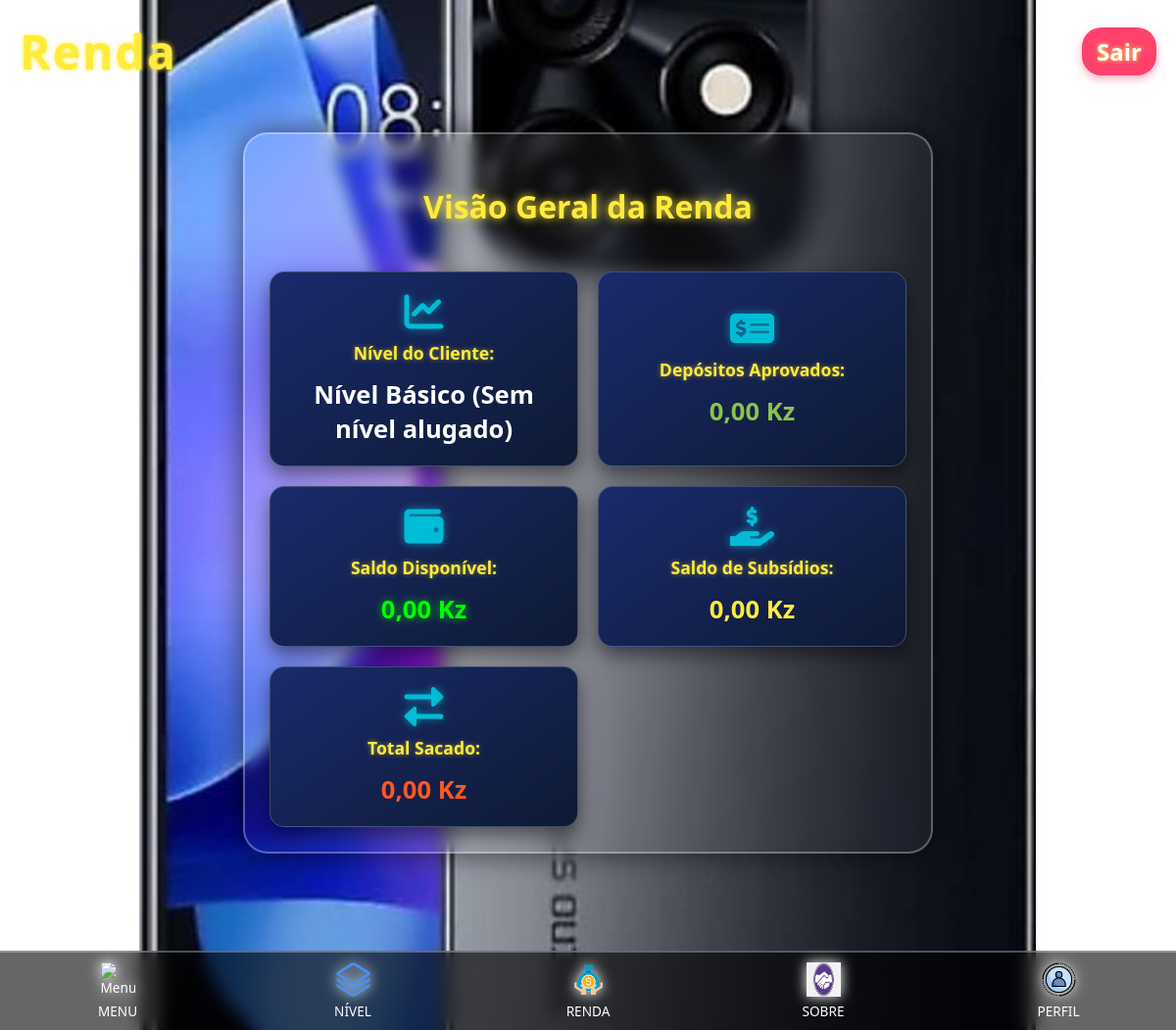
/renda/ (signed in), run on the app's committed database.
### plataforma/models.py (models this page shows, shortened)
class Usuario(AbstractBaseUser, PermissionsMixin):
    phone_number = models.CharField(max_length=15, unique=True, verbose_name="Número de Telefone")
    username = models.CharField(max_length=150, unique=True, blank=True, null=True, verbose_name="Nome de Usuário")
    invitation_code = models.CharField(max_length=10, unique=True, blank=True, null=True, verbose_name="Código de Convite")
    inviter = models.ForeignKey('self', on_delete=models.SET_NULL, null=True, blank=True, related_name='invited_users', verbose_name="Convidante")
    saldo = models.DecimalField(max_digits=10, decimal_places=2, default=0.00, verbose_name="Saldo Geral")
    saldo_disponivel = models.DecimalField(max_digits=10, decimal_places=2, default=0.00, verbose_name="Saldo Disponível para Saque")
    saldo_subsidio = models.DecimalField(max_digits=10, decimal_places=2, default=0.00, verbose_name="Saldo de Subsídios")
    total_sacado = models.DecimalField(max_digits=10, decimal_places=2, default=0.00, verbose_name="Total Sacado")
    is_active = models.BooleanField(default=True)
    is_staff = models.BooleanField(default=False)
    date_joined = models.DateTimeField(default=timezone.now)
    can_spin_roulette = models.BooleanField(default=False, verbose_name="Pode Abrir Prêmio")
    spins_remaining = models.IntegerField(default=0, verbose_name="Prêmios Restantes para Abrir")
    last_spin_reset = models.DateTimeField(null=True, blank=True, verbose_name="Último Reset de Prêmios")
    objects = UsuarioManager()
    USERNAME_FIELD = 'phone_number'
    REQUIRED_FIELDS = []
    class Meta:
        verbose_name = "Usuário"
        verbose_name_plural = "Usuários"

### plataforma/views.py (the view)
# urls.py: path('renda/', views.renda_view, name='renda'),
@login_required
def renda_view(request):
    usuario = request.user
    niveis_alugados = NivelAlugado.objects.filter(usuario=usuario, is_active=True).order_by('-data_inicio')
    if niveis_alugados.exists():
        nivel_cliente = niveis_alugados.first().nivel.nome_nivel
    else:
        nivel_cliente = "Nível Básico (Sem nível alugado)"
    depositos_aprovados_sum = Deposito.objects.filter(usuario=usuario, status='Aprovado').aggregate(models.Sum('valor'))['valor__sum'] or Decimal('0.00')
    context = {
        'nivel_cliente': nivel_cliente,
        'depositos_aprovados': depositos_aprovados_sum,
        'saldo_disponivel': usuario.saldo_disponivel,
        'saldo_subsidio': usuario.saldo_subsidio,
        'total_sacado': usuario.total_sacado,
    }
    return render(request, 'plataforma/renda.html', context)

### plataforma/templates/plataforma/renda.html (shortened to what this page needs)
{% load static %}
<!DOCTYPE html>
<html lang="pt-br">
<head>
    <link rel="stylesheet" href="https://cdnjs.cloudflare.com/ajax/libs/font-awesome/6.0.0-beta3/css/all.min.css">
</head>
<body>
    <div class="header">
        <h1>Renda</h1>
        <a href="{% url 'saida' %}" class="logout-btn">Sair</a>
    </div>
    <div class="income-container">
        <h2>Visão Geral da Renda</h2>
        <div class="income-item">
            <i class="fas fa-chart-line icon"></i>
            <strong>Nível do Cliente:</strong>
            <span class="value-display">{{ nivel_cliente }}</span>
        </div>
        <div class="income-item">
            <i class="fas fa-money-check-alt icon"></i>
            <strong>Depósitos Aprovados:</strong>
            <span class="value-display deposits-value">{{ depositos_aprovados|floatformat:2 }} Kz</span>
        </div>
        <div class="income-item">
            <i class="fas fa-wallet icon"></i>
            <strong>Saldo Disponível:</strong>
            <span class="value-display positive-value">{{ saldo_disponivel|floatformat:2 }} Kz</span>
        </div>
        <div class="income-item">
            <i class="fas fa-hand-holding-usd icon"></i>
            <strong>Saldo de Subsídios:</strong>
            <span class="value-display subsidy-value">{{ saldo_subsidio|floatformat:2 }} Kz</span>
        </div>
        <div class="income-item">
            <i class="fas fa-exchange-alt icon"></i>
            <strong>Total Sacado:</strong>
            <span class="value-display withdrawn-value">{{ total_sacado|floatformat:2 }} Kz</span>
        </div>
    </div>
    <nav class="footer-nav">
        <a href="{% url 'menu' %}" class="footer-item">
            <img src="{% static 'plataforma/images/icon_menu.png' %}" alt="Menu">
            <span>MENU</span>
        </a>
        <a href="{% url 'nivel' %}" class="footer-item">
            <img src="{% static 'plataforma/images/icon_nivel.png' %}" alt="Nivel">
            <span>NÍVEL</span>
        </a>
        <a href="{% url 'renda' %}" class="footer-item">
            <img src="{% static 'plataforma/images/icon_renda.png' %}" alt="Renda">
            <span>RENDA</span>
        </a>
        <a href="{% url 'sobre' %}" class="footer-item">
            <img src="{% static 'plataforma/images/icon_sobre.png' %}" alt="Sobre">
            <span>SOBRE</span>
        </a>
        <a href="{% url 'perfil' %}" class="footer-item">
            <img src="{% static 'plataforma/images/icon_perfil.png' %}" alt="Perfil">
            <span>PERFIL</span>
        </a>
    </nav>
</body>
</html>

### data on the page
Usuario: saldo_disponivel "0,00", saldo_subsidio "0,00", total_sacado "0,00"

### other printed values
{{ nivel_cliente }} "Nível Básico (Sem nível alugado)"
{{ depositos_aprovados|floatformat:2 }} "0,00"
